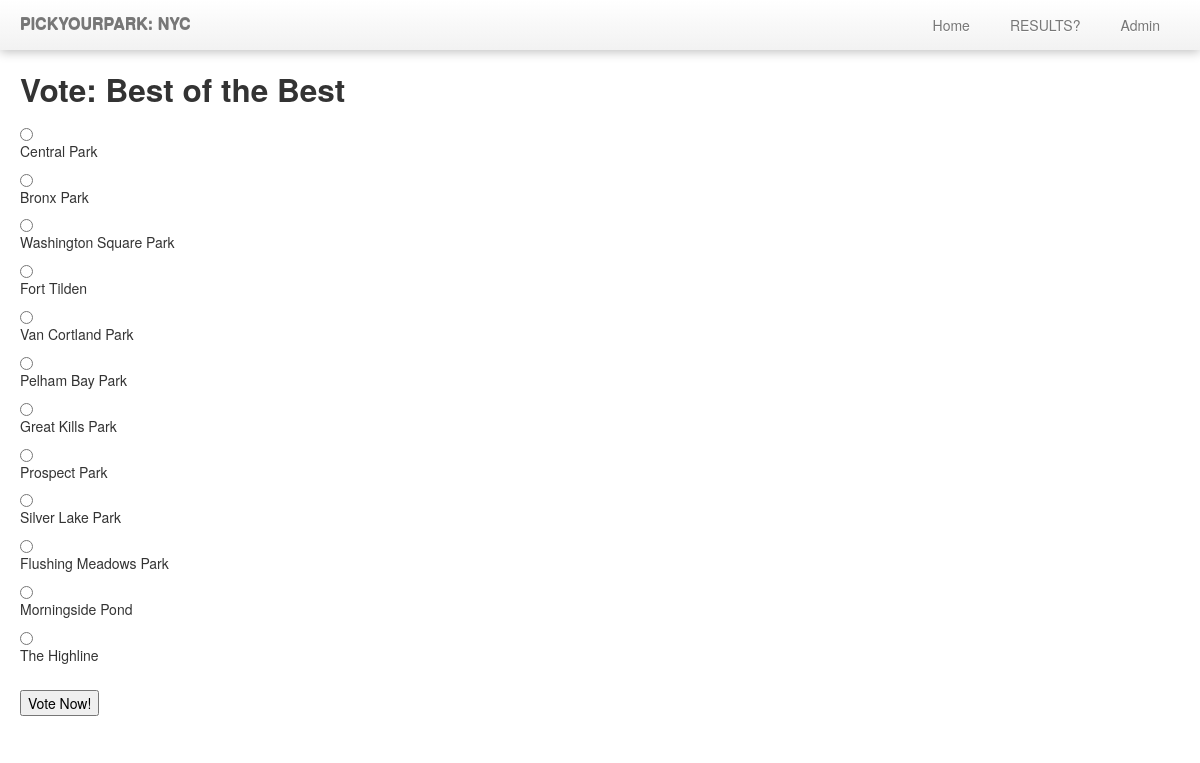
The page /polls/1/ on the database its author committed.
### polls/models.py (models this page shows, shortened)
class Poll(models.Model):
    question = models.CharField(max_length=200)
    pub_date = models.DateTimeField('date published')

class Choice(models.Model):
    poll = models.ForeignKey(Poll)
    choice_text = models.CharField(max_length=200)
    votes = models.IntegerField(default=0)
    result = models.TextField(blank=True, null=True)

### polls/views.py (the view)
# urls.py: url(r'^(?P<pk>\d+)/$', views.DetailView.as_view(), name='detail'),
class DetailView(generic.DetailView):
    model = Poll
    template_name = 'polls/detail.html'
    def get_queryset(self):
        return Poll.objects.filter(pub_date__lte=timezone.now())

### polls/templates/polls/detail.html (shortened to what this page needs)
{% extends "base.html" %}
{% block header %}
<h2>Vote: {{ poll.question }}</h2>
{% endblock %}
{% block content %}
<form action="{% url 'polls:vote' poll.id %}" method="post">
{% for choice in poll.choice_set.all %}
	{% if not choice.is_other_choice %}
    <input type="radio" name="choice" id="choice{{ forloop.counter }}" value="{{ choice.id }}" />
    <label for="choice{{ forloop.counter }}">{{choice.choice_text}}
    </label>
    {% else %}
	<input type="radio" name="choice" id="choice{{ forloop.counter }}" value="{{ choice.id }}" />
    <label for="choice{{ forloop.counter }}">{{choice.choice_text}}
    </label>
    <input type="text" name="write_in_choice" id="write_in_choice" />
    {% endif %}
{% endfor %}
<br>
<input type="submit" value="Vote Now!" />
</form>
{% endblock %}

### polls/templates/base.html (shortened to what this page needs)
<!DOCTYPE html>
<html lang="en">
{% load staticfiles %}
<head>
    <link href="{% static 'css/bootstrap.css' %}" rel="stylesheet">
    <link href="{% static 'polls/style.css' %}" rel="stylesheet" type="text/css">
    <link href="{% static 'css/bootstrap-responsive.css' %}" rel="stylesheet">
</head>
<body>
{% block navbar %}
<div class="navbar navbar-fixed-top">
  <div class="navbar-inner">
    <div class="container-fluid">
      <a class="brand" href="/polls/">PICKYOURPARK: NYC</a>
        <ul class="nav pull-right">
          <li class="">
            <a href="/polls/">Home</a>
          <li class="">
            <a href="/polls/">RESULTS?</a>
          </li>
          <li class="">
            <a href="/admin/">Admin</a>
          </li>
        </ul>
    </div>
  </div>
</div>
{% endblock %}
<div class="container-fluid">
  <div class="row-fluid">
    <div class="span12 main-content">
      {% block header %}
      {% endblock %}
      {% block content %}
      {% endblock %}
    </div>
</div>
</body>
</html>

### polls/static/polls/style.css (style rules this page uses)
body { padding-top: 60px; padding-bottom: 40px; }
.navbar .navbar-inner { border: 0; -webkit-box-shadow: 0 2px 10px rgba(0,0,0,.25); -moz-box-shadow: 0 2px 10px rgba(0,0,0,.25); box-shadow: 0 2px 10px rgba(0,0,0,.25); }
.navbar .brand { padding: 14px 20px 16px; font-size: 16px; font-weight: bold; text-shadow: 0 -1px 0 rgba(0,0,0,.5); }
.navbar .nav > li > a { padding: 15px 20px; }

### rows shown on the page
Poll: question "Best of the Best"
Choice: choice_text "Central Park"
Choice: choice_text "Bronx Park"
Choice: choice_text "Washington Square Park"
Choice: choice_text "Fort Tilden"
Choice: choice_text "Van Cortland Park"
Choice: choice_text "Pelham Bay Park"
Choice: choice_text "Great Kills Park"
Choice: choice_text "Prospect Park"
Choice: choice_text "Silver Lake Park"
Choice: choice_text "Flushing Meadows Park"
Choice: choice_text "Morningside Pond"
Choice: choice_text "The Highline"
